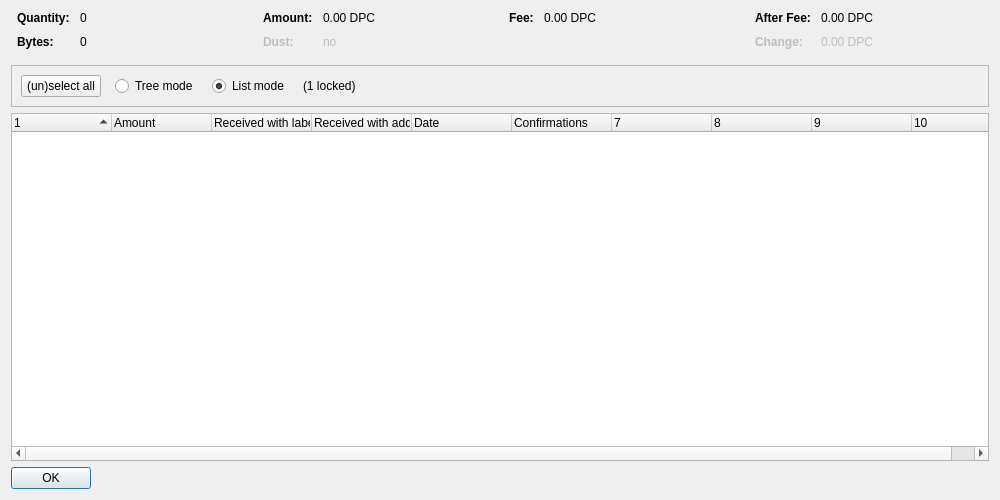
<?xml version="1.0" encoding="UTF-8"?>
<ui version="4.0">
 <class>CoinControlDialog</class>
 <widget class="QDialog" name="CoinControlDialog">
  <property name="geometry">
   <rect>
    <x>0</x>
    <y>0</y>
    <width>1000</width>
    <height>500</height>
   </rect>
  </property>
  <property name="windowTitle">
   <string>Coin Selection</string>
  </property>
  <layout class="QVBoxLayout" name="verticalLayout">
   <item>
    <layout class="QHBoxLayout" name="horizontalLayoutTop" stretch="0,0,0,0">
     <property name="topMargin">
      <number>0</number>
     </property>
     <property name="bottomMargin">
      <number>10</number>
     </property>
     <item>
      <layout class="QFormLayout" name="formLayoutCoinControl1">
       <property name="horizontalSpacing">
        <number>10</number>
       </property>
       <property name="verticalSpacing">
        <number>10</number>
       </property>
       <property name="leftMargin">
        <number>6</number>
       </property>
       <property name="rightMargin">
        <number>6</number>
       </property>
       <item row="0" column="0">
        <widget class="QLabel" name="labelCoinControlQuantityText">
         <property name="font">
          <font>
           <weight>75</weight>
           <bold>true</bold>
          </font>
         </property>
         <property name="text">
          <string>Quantity:</string>
         </property>
        </widget>
       </item>
       <item row="0" column="1">
        <widget class="QLabel" name="labelCoinControlQuantity">
         <property name="cursor">
          <cursorShape>IBeamCursor</cursorShape>
         </property>
         <property name="contextMenuPolicy">
          <enum>Qt::ActionsContextMenu</enum>
         </property>
         <property name="text">
          <string notr="true">0</string>
         </property>
         <property name="textInteractionFlags">
          <set>Qt::LinksAccessibleByMouse|Qt::TextSelectableByKeyboard|Qt::TextSelectableByMouse</set>
         </property>
        </widget>
       </item>
       <item row="1" column="0">
        <widget class="QLabel" name="labelCoinControlBytesText">
         <property name="font">
          <font>
           <weight>75</weight>
           <bold>true</bold>
          </font>
         </property>
         <property name="text">
          <string>Bytes:</string>
         </property>
        </widget>
       </item>
       <item row="1" column="1">
        <widget class="QLabel" name="labelCoinControlBytes">
         <property name="cursor">
          <cursorShape>IBeamCursor</cursorShape>
         </property>
         <property name="contextMenuPolicy">
          <enum>Qt::ActionsContextMenu</enum>
         </property>
         <property name="text">
          <string notr="true">0</string>
         </property>
         <property name="textInteractionFlags">
          <set>Qt::LinksAccessibleByMouse|Qt::TextSelectableByKeyboard|Qt::TextSelectableByMouse</set>
         </property>
        </widget>
       </item>
      </layout>
     </item>
     <item>
      <layout class="QFormLayout" name="formLayoutCoinControl2">
       <property name="horizontalSpacing">
        <number>10</number>
       </property>
       <property name="verticalSpacing">
        <number>10</number>
       </property>
       <property name="leftMargin">
        <number>6</number>
       </property>
       <property name="rightMargin">
        <number>6</number>
       </property>
       <item row="0" column="0">
        <widget class="QLabel" name="labelCoinControlAmountText">
         <property name="font">
          <font>
           <weight>75</weight>
           <bold>true</bold>
          </font>
         </property>
         <property name="text">
          <string>Amount:</string>
         </property>
        </widget>
       </item>
       <item row="0" column="1">
        <widget class="QLabel" name="labelCoinControlAmount">
         <property name="cursor">
          <cursorShape>IBeamCursor</cursorShape>
         </property>
         <property name="contextMenuPolicy">
          <enum>Qt::ActionsContextMenu</enum>
         </property>
         <property name="text">
          <string notr="true">0.00 DPC</string>
         </property>
         <property name="textInteractionFlags">
          <set>Qt::LinksAccessibleByMouse|Qt::TextSelectableByKeyboard|Qt::TextSelectableByMouse</set>
         </property>
        </widget>
       </item>
       <item row="1" column="0">
        <widget class="QLabel" name="labelCoinControlLowOutputText">
         <property name="enabled">
          <bool>false</bool>
         </property>
         <property name="font">
          <font>
           <weight>75</weight>
           <bold>true</bold>
          </font>
         </property>
         <property name="text">
          <string>Dust:</string>
         </property>
        </widget>
       </item>
       <item row="1" column="1">
        <widget class="QLabel" name="labelCoinControlLowOutput">
         <property name="enabled">
          <bool>false</bool>
         </property>
         <property name="cursor">
          <cursorShape>IBeamCursor</cursorShape>
         </property>
         <property name="contextMenuPolicy">
          <enum>Qt::ActionsContextMenu</enum>
         </property>
         <property name="text">
          <string notr="true">no</string>
         </property>
         <property name="textInteractionFlags">
          <set>Qt::LinksAccessibleByMouse|Qt::TextSelectableByKeyboard|Qt::TextSelectableByMouse</set>
         </property>
        </widget>
       </item>
      </layout>
     </item>
     <item>
      <layout class="QFormLayout" name="formLayoutCoinControl3">
       <property name="horizontalSpacing">
        <number>10</number>
       </property>
       <property name="verticalSpacing">
        <number>10</number>
       </property>
       <property name="leftMargin">
        <number>6</number>
       </property>
       <property name="rightMargin">
        <number>6</number>
       </property>
       <item row="0" column="0">
        <widget class="QLabel" name="labelCoinControlFeeText">
         <property name="font">
          <font>
           <weight>75</weight>
           <bold>true</bold>
          </font>
         </property>
         <property name="text">
          <string>Fee:</string>
         </property>
        </widget>
       </item>
       <item row="0" column="1">
        <widget class="QLabel" name="labelCoinControlFee">
         <property name="cursor">
          <cursorShape>IBeamCursor</cursorShape>
         </property>
         <property name="contextMenuPolicy">
          <enum>Qt::ActionsContextMenu</enum>
         </property>
         <property name="text">
          <string notr="true">0.00 DPC</string>
         </property>
         <property name="textInteractionFlags">
          <set>Qt::LinksAccessibleByMouse|Qt::TextSelectableByKeyboard|Qt::TextSelectableByMouse</set>
         </property>
        </widget>
       </item>
      </layout>
     </item>
     <item>
      <layout class="QFormLayout" name="formLayoutCoinControl4">
       <property name="horizontalSpacing">
        <number>10</number>
       </property>
       <property name="verticalSpacing">
        <number>10</number>
       </property>
       <property name="leftMargin">
        <number>6</number>
       </property>
       <property name="rightMargin">
        <number>6</number>
       </property>
       <item row="0" column="0">
        <widget class="QLabel" name="labelCoinControlAfterFeeText">
         <property name="font">
          <font>
           <weight>75</weight>
           <bold>true</bold>
          </font>
         </property>
         <property name="text">
          <string>After Fee:</string>
         </property>
        </widget>
       </item>
       <item row="0" column="1">
        <widget class="QLabel" name="labelCoinControlAfterFee">
         <property name="cursor">
          <cursorShape>IBeamCursor</cursorShape>
         </property>
         <property name="contextMenuPolicy">
          <enum>Qt::ActionsContextMenu</enum>
         </property>
         <property name="text">
          <string notr="true">0.00 DPC</string>
         </property>
         <property name="textInteractionFlags">
          <set>Qt::LinksAccessibleByMouse|Qt::TextSelectableByKeyboard|Qt::TextSelectableByMouse</set>
         </property>
        </widget>
       </item>
       <item row="1" column="0">
        <widget class="QLabel" name="labelCoinControlChangeText">
         <property name="enabled">
          <bool>false</bool>
         </property>
         <property name="font">
          <font>
           <weight>75</weight>
           <bold>true</bold>
          </font>
         </property>
         <property name="text">
          <string>Change:</string>
         </property>
        </widget>
       </item>
       <item row="1" column="1">
        <widget class="QLabel" name="labelCoinControlChange">
         <property name="enabled">
          <bool>false</bool>
         </property>
         <property name="cursor">
          <cursorShape>IBeamCursor</cursorShape>
         </property>
         <property name="contextMenuPolicy">
          <enum>Qt::ActionsContextMenu</enum>
         </property>
         <property name="text">
          <string notr="true">0.00 DPC</string>
         </property>
         <property name="textInteractionFlags">
          <set>Qt::LinksAccessibleByMouse|Qt::TextSelectableByKeyboard|Qt::TextSelectableByMouse</set>
         </property>
        </widget>
       </item>
      </layout>
     </item>
    </layout>
   </item>
   <item>
    <widget class="QFrame" name="frame">
     <property name="minimumSize">
      <size>
       <width>0</width>
       <height>40</height>
      </size>
     </property>
     <property name="frameShape">
      <enum>QFrame::StyledPanel</enum>
     </property>
     <property name="frameShadow">
      <enum>QFrame::Sunken</enum>
     </property>
     <layout class="QHBoxLayout" name="horizontalLayout">
      <item>
       <layout class="QHBoxLayout" name="horizontalLayoutPanel" stretch="0,0,0,0,0">
        <property name="spacing">
         <number>14</number>
        </property>
        <item>
         <widget class="QPushButton" name="pushButtonSelectAll">
          <property name="sizePolicy">
           <sizepolicy hsizetype="Maximum" vsizetype="Fixed">
            <horstretch>0</horstretch>
            <verstretch>0</verstretch>
           </sizepolicy>
          </property>
          <property name="text">
           <string>(un)select all</string>
          </property>
          <property name="autoDefault">
           <bool>false</bool>
          </property>
         </widget>
        </item>
        <item>
         <widget class="QRadioButton" name="radioTreeMode">
          <property name="sizePolicy">
           <sizepolicy hsizetype="Maximum" vsizetype="Fixed">
            <horstretch>0</horstretch>
            <verstretch>0</verstretch>
           </sizepolicy>
          </property>
          <property name="text">
           <string>Tree mode</string>
          </property>
         </widget>
        </item>
        <item>
         <widget class="QRadioButton" name="radioListMode">
          <property name="sizePolicy">
           <sizepolicy hsizetype="Maximum" vsizetype="Fixed">
            <horstretch>0</horstretch>
            <verstretch>0</verstretch>
           </sizepolicy>
          </property>
          <property name="text">
           <string>List mode</string>
          </property>
          <property name="checked">
           <bool>true</bool>
          </property>
         </widget>
        </item>
        <item>
         <widget class="QLabel" name="labelLocked">
          <property name="text">
           <string notr="true">(1 locked)</string>
          </property>
         </widget>
        </item>
        <item>
         <spacer name="horizontalSpacer">
          <property name="orientation">
           <enum>Qt::Horizontal</enum>
          </property>
          <property name="sizeHint" stdset="0">
           <size>
            <width>40</width>
            <height>20</height>
           </size>
          </property>
         </spacer>
        </item>
       </layout>
      </item>
     </layout>
    </widget>
   </item>
   <item>
    <widget class="CoinControlTreeWidget" name="treeWidget">
     <property name="contextMenuPolicy">
      <enum>Qt::CustomContextMenu</enum>
     </property>
     <property name="sortingEnabled">
      <bool>false</bool>
     </property>
     <property name="columnCount">
      <number>10</number>
     </property>
     <attribute name="headerShowSortIndicator" stdset="0">
      <bool>true</bool>
     </attribute>
     <attribute name="headerStretchLastSection">
      <bool>false</bool>
     </attribute>
     <column>
      <property name="text">
       <string/>
      </property>
     </column>
     <column>
      <property name="text">
       <string>Amount</string>
      </property>
     </column>
     <column>
      <property name="text">
       <string>Received with label</string>
      </property>
     </column>
     <column>
      <property name="text">
       <string>Received with address</string>
      </property>
     </column>
     <column>
      <property name="text">
       <string>Date</string>
      </property>
     </column>
     <column>
      <property name="text">
       <string>Confirmations</string>
      </property>
      <property name="toolTip">
       <string>Confirmed</string>
      </property>
     </column>
     <column>
      <property name="text">
       <string/>
      </property>
     </column>
     <column>
      <property name="text">
       <string/>
      </property>
     </column>
     <column>
      <property name="text">
       <string/>
      </property>
     </column>
     <column>
      <property name="text">
       <string/>
      </property>
     </column>
    </widget>
   </item>
   <item>
    <widget class="QDialogButtonBox" name="buttonBox">
     <property name="sizePolicy">
      <sizepolicy hsizetype="Maximum" vsizetype="Fixed">
       <horstretch>0</horstretch>
       <verstretch>0</verstretch>
      </sizepolicy>
     </property>
     <property name="orientation">
      <enum>Qt::Horizontal</enum>
     </property>
     <property name="standardButtons">
      <set>QDialogButtonBox::Ok</set>
     </property>
    </widget>
   </item>
  </layout>
 </widget>
 <customwidgets>
  <customwidget>
   <class>CoinControlTreeWidget</class>
   <extends>QTreeWidget</extends>
   <header>coincontroltreewidget.h</header>
  </customwidget>
 </customwidgets>
 <resources/>
 <connections/>
</ui>
